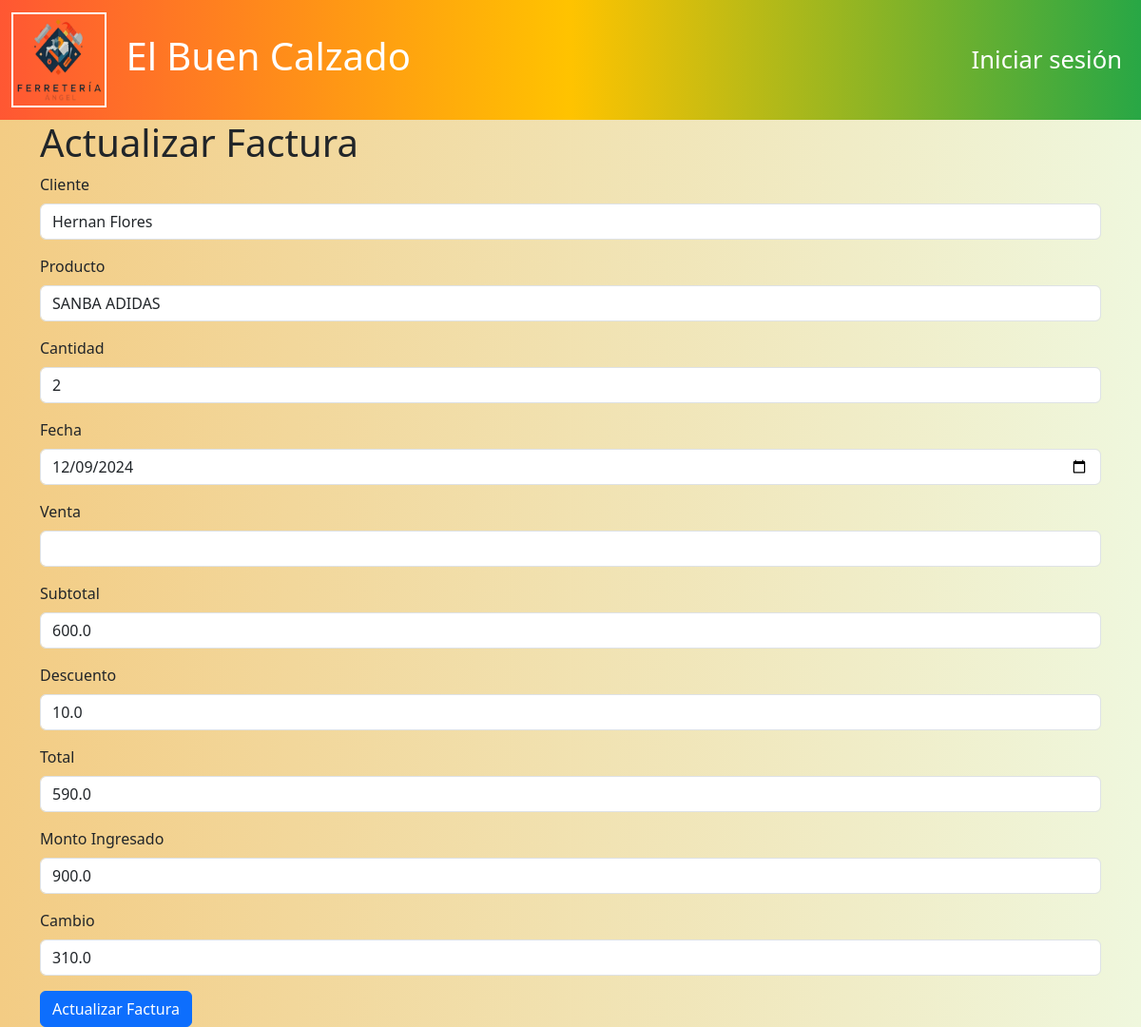
The app's page /facturas/edit/1 with its own data.
### models/factura_model.py (models this page shows, shortened)
class Factura(db.Model):
    __tablename__ = "facturas"
    id = db.Column(db.Integer, primary_key=True)
    cliente_id = db.Column(db.Integer, db.ForeignKey('clientes.id'), nullable=False)
    producto_id = db.Column(db.Integer, db.ForeignKey('productos.id'), nullable=False)
    cantidad = db.Column(db.Integer, nullable=False)
    subtotal = db.Column(db.Float, nullable=False)  # Nuevo campo para el subtotal
    descuento = db.Column(db.Float, nullable=False, default=0.0)  # Nuevo campo para descuento
    total = db.Column(db.Float, nullable=False)  # Total después del descuento
    monto_ingreso = db.Column(db.Float, nullable=False, default=0.0)  # Monto ingresado por el cliente
    cambio = db.Column(db.Float, nullable=False, default=0.0)  # Cambio calculado
    fecha = db.Column(db.Date, nullable=False)
    venta_id = db.Column(db.Integer, db.ForeignKey('ventas.id'), nullable=False)
    cliente = db.relationship('Cliente', back_populates='facturas')
    producto = db.relationship('Producto', back_populates='facturas')
    venta = db.relationship('Venta', back_populates='facturas')  # Relación inversa con Venta
    @staticmethod
    def get_by_id(id):
        return Factura.query.get(id)

### models/cliente_model.py (models this page shows, shortened)
class Cliente(db.Model):
    __tablename__ = "clientes"
    id = db.Column(db.Integer,primary_key=True)
    nombre = db.Column(db.String(80),nullable=False)
    ci_nit = db.Column(db.String(20), nullable=False)
    email = db.Column(db.String(100),nullable=False)
    telefono = db.Column(db.String(20),nullable=False)
    facturas = db.relationship('Factura', back_populates='cliente')
    ventas = db.relationship('Venta',back_populates='cliente')

### models/producto_model.py (models this page shows, shortened)
class Producto(db.Model):
    __tablename__ = "productos"
    id = db.Column(db.Integer, primary_key=True)
    nombre = db.Column(db.String(100), nullable=False)
    descripcion = db.Column(db.String(120), nullable=False)
    precio = db.Column(db.Float(11, 2), nullable=False)
    stock = db.Column(db.Integer, nullable=False)
    ventas = db.relationship('Venta', back_populates='producto')
    compras = db.relationship('Compra', back_populates='producto')
    facturas = db.relationship('Factura', back_populates='producto')

### controllers/factura_controller.py (the view, shortened to what this page needs)
@factura_bp.route("/edit/<int:id>", methods=['GET', 'POST'])
def edit(id):
    factura = Factura.get_by_id(id)
    if not factura:
        flash("Factura no encontrada.", "error")
        return redirect(url_for('factura.index'))
    clientes = Cliente.query.all()
    productos = Producto.query.all()
    ventas = Venta.query.all()
    return factura_view.edit(factura, clientes, productos)

### run.py (called while the page is built)
@app.context_processor
def inject_active_path():
    def is_active(path):
        return 'active' if request.path == path else ''
    return(dict(is_active =  is_active))

### views/factura_view.py (called while the page is built)
def edit(factura, clientes, productos):
    return render_template('facturas/edit.html', factura=factura, clientes=clientes, productos=productos)

### templates/facturas/edit.html (shortened to what this page needs)
{% extends 'base.html' %}
{% block content  %}
<h1>Actualizar Factura</h1>
<form action="{{ url_for('factura.edit', id=factura.id) }}" method="POST">
    <div class="mb-3">
        <label for="" class="form-label">Cliente</label>
        <select class="form-control" name="cliente_id" required>
            {% for cliente in clientes %}
                <option value="{{ cliente.id }}" {% if cliente.id == factura.cliente_id %}selected{% endif %}>
                    {{ cliente.nombre }}
                </option>
            {% endfor %}
        </select>
    </div>
    <div class="mb-3">
        <label for="" class="form-label">Producto</label>
        <select class="form-control" name="producto_id" required>
            {% for producto in productos %}
                <option value="{{ producto.id }}" {% if producto.id == factura.producto_id %}selected{% endif %}>
                    {{ producto.nombre }}
                </option>
            {% endfor %}
        </select>
    </div>
    <div class="mb-3">
        <label for="" class="form-label">Cantidad</label>
        <input type="number" class="form-control" name="cantidad" value="{{ factura.cantidad }}" required min="1">
    </div>
    <div class="mb-3">
        <label for="" class="form-label">Fecha</label>
        <input type="date" class="form-control" name="fecha" value="{{ factura.fecha }}" required>
    </div>
    <div class="mb-3">
        <label for="venta_id" class="form-label">Venta</label>
        <select class="form-control" name="venta_id" required>
        </select>
    </div>
    <div class="mb-3">
        <label for="" class="form-label">Subtotal</label>
        <input type="number" step="0.01" class="form-control" name="subtotal" value="{{ factura.subtotal }}" required>
    </div>
    <div class="mb-3">
        <label for="" class="form-label">Descuento</label>
        <input type="number" step="0.01" class="form-control" name="descuento" value="{{ factura.descuento }}" required>
    </div>
    <div class="mb-3">
        <label for="" class="form-label">Total</label>
        <input type="number" step="0.01" class="form-control" name="total" value="{{ factura.total }}" required>
    </div>
    <div class="mb-3">
        <label for="" class="form-label">Monto Ingresado</label>
        <input type="number" step="0.01" class="form-control" name="monto_ingreso" value="{{ factura.monto_ingreso }}" required>
    </div>
    <div class="mb-3">
        <label for="" class="form-label">Cambio</label>
        <input type="number" step="0.01" class="form-control" name="cambio" value="{{ factura.cambio }}" required>
    </div>
    <button type="submit" class="btn btn-primary">Actualizar Factura</button>
</form>
{% endblock %}

### templates/base.html (style rules this page uses)
body { background: linear-gradient(to right, #f3cc84, #eff7dd); min-height: 100vh; }

### records on screen
Factura: cliente_id "Hernan Flores", producto_id "SANBA ADIDAS", cantidad "2", fecha "12/09/2024", subtotal "600.0", descuento "10.0", total "590.0", monto_ingreso "900.0", cambio "310.0"
